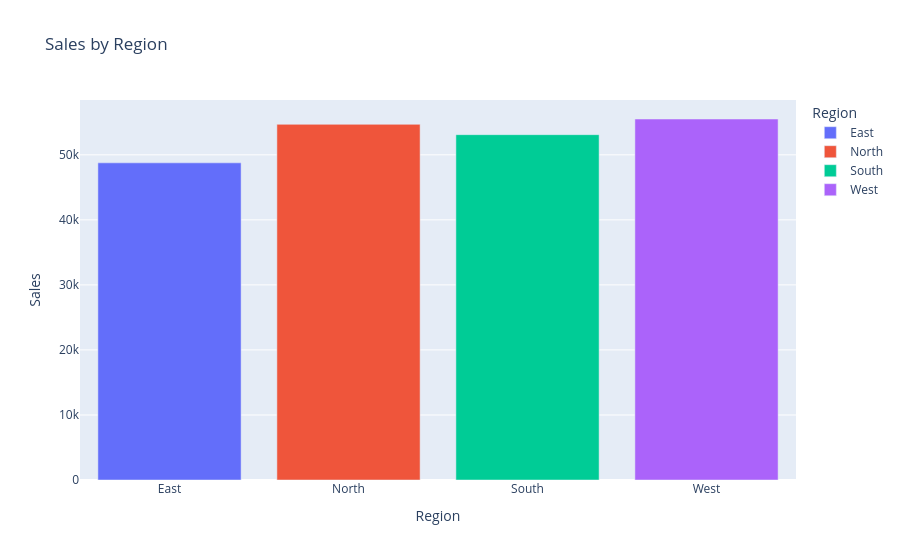

Notebook code cell kept with this figure:
### Code cell
fig1 = px.bar(region_sales, 
              x="Region", 
              y="Sales", 
              title="Sales by Region",
              color="Region")

# Show plot
fig1.show()

### Figure 1 — Plotly figure (JSON) as saved in the notebook; plotly's stock layout.template omitted (floating-point values rounded to 4 significant figures)
{"data": [{"hovertemplate": "Region=%{x}<br>Sales=%{y}<extra></extra>", "legendgroup": "East", "marker": {"color": "#636efa", "pattern": {"shape": ""}}, "name": "East", "orientation": "v", "showlegend": true, "textposition": "auto", "type": "bar", "x": ["East"], "xaxis": "x", "y": [48769], "yaxis": "y"}, {"hovertemplate": "Region=%{x}<br>Sales=%{y}<extra></extra>", "legendgroup": "North", "marker": {"color": "#EF553B", "pattern": {"shape": ""}}, "name": "North", "orientation": "v", "showlegend": true, "textposition": "auto", "type": "bar", "x": ["North"], "xaxis": "x", "y": [54689], "yaxis": "y"}, {"hovertemplate": "Region=%{x}<br>Sales=%{y}<extra></extra>", "legendgroup": "South", "marker": {"color": "#00cc96", "pattern": {"shape": ""}}, "name": "South", "orientation": "v", "showlegend": true, "textposition": "auto", "type": "bar", "x": ["South"], "xaxis": "x", "y": [53100], "yaxis": "y"}, {"hovertemplate": "Region=%{x}<br>Sales=%{y}<extra></extra>", "legendgroup": "West", "marker": {"color": "#ab63fa", "pattern": {"shape": ""}}, "name": "West", "orientation": "v", "showlegend": true, "textposition": "auto", "type": "bar", "x": ["West"], "xaxis": "x", "y": [55509], "yaxis": "y"}], "layout": {"barmode": "relative", "legend": {"title": {"text": "Region"}, "tracegroupgap": 0}, "title": {"text": "Sales by Region"}, "xaxis": {"anchor": "y", "categoryarray": ["East", "North", "South", "West"], "categoryorder": "array", "domain": [0, 1], "title": {"text": "Region"}}, "yaxis": {"anchor": "x", "domain": [0, 1], "title": {"text": "Sales"}}}}
